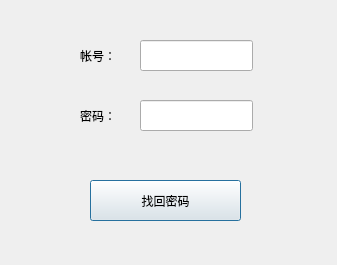
<?xml version="1.0" encoding="UTF-8"?>
<ui version="4.0">
 <class>BackPassWordDialog</class>
 <widget class="QDialog" name="BackPassWordDialog">
  <property name="geometry">
   <rect>
    <x>0</x>
    <y>0</y>
    <width>337</width>
    <height>265</height>
   </rect>
  </property>
  <property name="windowTitle">
   <string>Dialog</string>
  </property>
  <property name="modal">
   <bool>true</bool>
  </property>
  <widget class="QLabel" name="label">
   <property name="geometry">
    <rect>
     <x>80</x>
     <y>40</y>
     <width>41</width>
     <height>31</height>
    </rect>
   </property>
   <property name="text">
    <string>帐号：</string>
   </property>
  </widget>
  <widget class="QLineEdit" name="lineEditUsm">
   <property name="geometry">
    <rect>
     <x>140</x>
     <y>40</y>
     <width>113</width>
     <height>31</height>
    </rect>
   </property>
  </widget>
  <widget class="QLabel" name="label_2">
   <property name="geometry">
    <rect>
     <x>80</x>
     <y>100</y>
     <width>41</width>
     <height>31</height>
    </rect>
   </property>
   <property name="text">
    <string>密码：</string>
   </property>
  </widget>
  <widget class="QPushButton" name="pushButtonBack">
   <property name="geometry">
    <rect>
     <x>90</x>
     <y>180</y>
     <width>151</width>
     <height>41</height>
    </rect>
   </property>
   <property name="text">
    <string>找回密码</string>
   </property>
  </widget>
  <widget class="QLineEdit" name="lineEditPsd">
   <property name="geometry">
    <rect>
     <x>140</x>
     <y>100</y>
     <width>113</width>
     <height>31</height>
    </rect>
   </property>
  </widget>
 </widget>
 <resources/>
 <connections/>
</ui>
